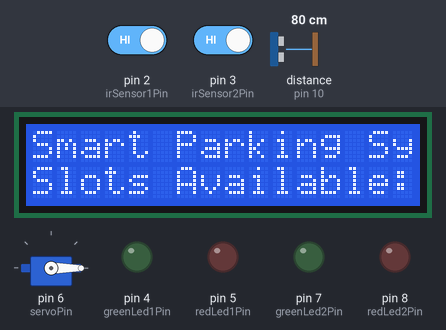
A sketch run on a simulated Arduino Uno, built with avr-gcc and run on an emulated ATmega328P. Shown: servo, 16×2 character LCD, output pins drawn as LEDs (lit = HIGH). Wiring (inferred from the names in the program): ultrasonic range finder: trigger pin 9; echo pin 10. The inputs (shaded band) are chosen by the test bench; at power-on: distance to the obstacle (sensor on pin 10) 80 cm, pin 2 (irSensor1Pin) HIGH, pin 3 (irSensor2Pin) HIGH. The echo pulse lasts 58.3 µs per cm; pins used as bus, display or sensor lines are not drawn; what the sketch prints to the serial monitor is not drawn.

Above: at 1.2 s.
1.3 s: distance to the obstacle (sensor on pin 10) set to 19 cm
2.8 s: distance to the obstacle (sensor on pin 10) set to 15 cm
At 3.6 s:
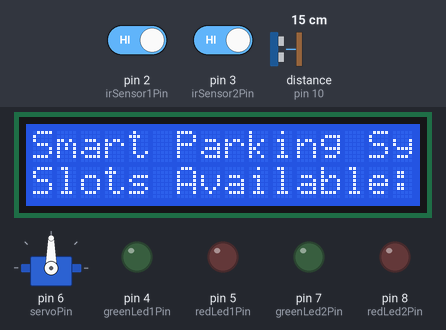
4.6 s: pin 2 (irSensor1Pin) driven LOW
At 5.3 s:
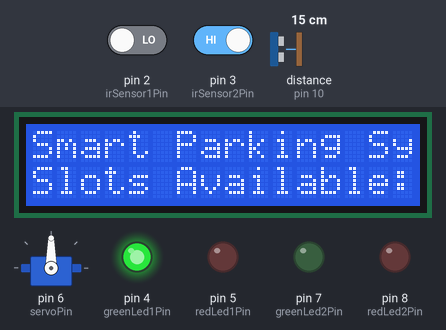
6.1 s: pin 3 (irSensor2Pin) driven LOW
At 7.5 s:
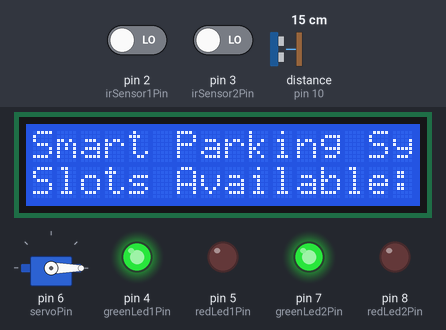
8.1 s: pin 2 (irSensor1Pin) driven HIGH
At 9.2 s:
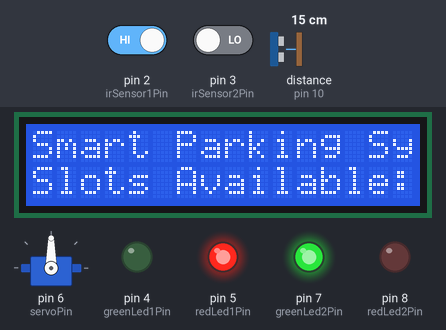
9.6 s: pin 3 (irSensor2Pin) driven HIGH
At 10.8 s:
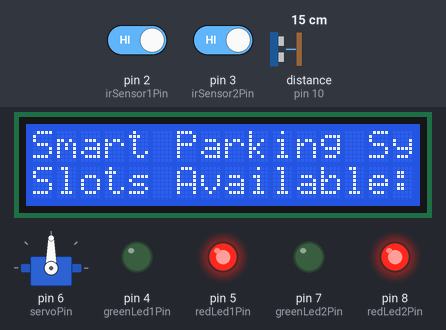
Timing chart, 0 to 12.1 s (numbered marks = the images above; inputs shaded):
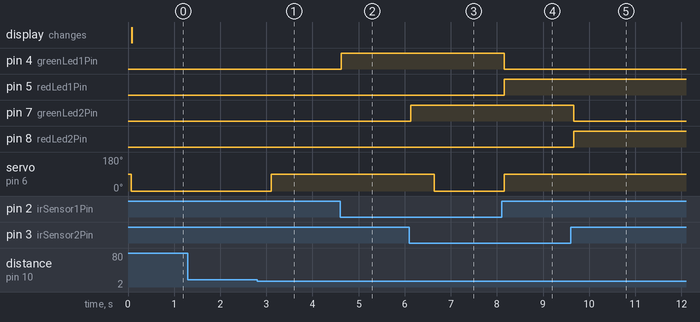

The sketch:

SmartParking.ino
```cpp
#include <Servo.h>
#include <LiquidCrystal.h>

// Pin configuration
const int trigPin = 9;
const int echoPin = 10;
const int servoPin = 6;
// IR Sensor pins
const int irSensor1Pin = 2;
const int irSensor2Pin = 3;

// LED pins
const int greenLed1Pin = 4;
const int redLed1Pin = 5;
const int greenLed2Pin = 7;
const int redLed2Pin = 8;

// LCD pins
const int lcdRsPin = 12;
const int lcdEnPin = 11;
const int lcdD4Pin = A0;
const int lcdD5Pin = A1;
const int lcdD6Pin = A2;
const int lcdD7Pin = A3;

// Set up the servo motor
Servo myServo;

// Set up the LCD
LiquidCrystal lcd(lcdRsPin, lcdEnPin, lcdD4Pin, lcdD5Pin, lcdD6Pin, lcdD7Pin);

// Variables for ultrasonic sensor
long duration;
int distance;

// Variables for IR sensors
int irSensor1State = 0;
int irSensor2State = 0;
int irSensor1LastState = HIGH;  // Last state of IR sensor 1 (initially no vehicle)
int irSensor2LastState = HIGH;  // Last state of IR sensor 2 (initially no vehicle)

// Variables for slots
int totalSlots = 2;
int availableSlots = totalSlots;

void setup() {
  // Initialize the servo motor
  myServo.attach(servoPin);

  // Initialize ultrasonic sensor pins
  pinMode(trigPin, OUTPUT);
  pinMode(echoPin, INPUT);

  // Initialize IR sensor pins
  pinMode(irSensor1Pin, INPUT);
  pinMode(irSensor2Pin, INPUT);

  // Initialize LED pins
  pinMode(greenLed1Pin, OUTPUT);
  pinMode(redLed1Pin, OUTPUT);
  pinMode(greenLed2Pin, OUTPUT);
  pinMode(redLed2Pin, OUTPUT);

  // Initialize LCD
  lcd.begin(16, 2);
  lcd.print("Smart Parking System");
  lcd.setCursor(0, 1);
  lcd.print("Slots Engaged: ");
  lcd.print(availableSlots);

  // Start serial communication for debugging
  Serial.begin(9600);

  // Initially set the servo to closed position (0 degrees)
  myServo.write(0);
}

void loop() {
  // Send a pulse to trigger the ultrasonic sensor
  digitalWrite(trigPin, LOW);
  delayMicroseconds(2);
  digitalWrite(trigPin, HIGH);
  delayMicroseconds(10);
  digitalWrite(trigPin, LOW);

  // Read the pulse from the echo pin
  duration = pulseIn(echoPin, HIGH);

  // Calculate the distance in cm
  distance = duration * 0.034 / 2;

  // Print distance to Serial Monitor for debugging
  Serial.print("Distance: ");
  Serial.print(distance);
  Serial.println(" cm");

  // If distance is less than a threshold (e.g., 17 cm) and available slots are greater than 0, open the gate (servo motor)
  if (distance < 17 && availableSlots > 0) {
    // Open the gate (servo at 90 degrees)
    myServo.write(90);
  } else {
    // Close the gate (servo at 0 degrees)
    myServo.write(0);
  }

  // IR Sensor 1 logic: if detected (LOW), turn on green LED, else red LED
  irSensor1State = digitalRead(irSensor1Pin);
  if (irSensor1State == LOW && irSensor1LastState == HIGH) {
    // A vehicle just entered the parking slot
    if (availableSlots > 0) {
      availableSlots--;
    }
    digitalWrite(greenLed1Pin, HIGH);  // Turn on green LED
    digitalWrite(redLed1Pin, LOW);     // Turn off red LED
  } else if (irSensor1State == HIGH && irSensor1LastState == LOW) {
    // A vehicle just exited the parking slot
    if (availableSlots < totalSlots) {
      availableSlots++;
    }
    digitalWrite(greenLed1Pin, LOW);   // Turn off green LED
    digitalWrite(redLed1Pin, HIGH);    // Turn on red LED
  }
  irSensor1LastState = irSensor1State; // Update the last state

  // IR Sensor 2 logic: if detected (LOW), turn on green LED, else red LED
irSensor2State = digitalRead(irSensor2Pin);
if (irSensor2State == LOW && irSensor2LastState == HIGH) {
  // A vehicle just entered the parking slot
  if (availableSlots > 0) {
    availableSlots--;
  }
  digitalWrite(greenLed2Pin, HIGH);  // Turn on green LED
  digitalWrite(redLed2Pin, LOW);     // Turn off red LED
} else if (irSensor2State == HIGH && irSensor2LastState == LOW) {
  // A vehicle just exited the parking slot
  if (availableSlots < totalSlots) {
    availableSlots++;
  }
  digitalWrite(greenLed2Pin, LOW);   // Turn off green LED
  digitalWrite(redLed2Pin, HIGH);    // Turn on red LED
}
irSensor2LastState = irSensor2State; // Update the last state
  // Ensure availableSlots is within valid range
  if (availableSlots < 0) {
    availableSlots = 0;
  } else if (availableSlots > totalSlots) {
    availableSlots = totalSlots;
  }

  // Update the LCD display with the current number of available slots
  lcd.setCursor(0, 1);
  lcd.print("Slots Available: ");
  lcd.print(availableSlots);
  lcd.print("   "); // Clear any remaining characters

  // Optional: Add a safety check to prevent the servo from moving too quickly
  if (distance < 17 && myServo.read() == 0 && availableSlots > 0) {
    myServo.write(90);
  } else if (distance >= 17 && myServo.read() == 90) {
    myServo.write(0);
  }

  // Delay before the next reading
  delay(500);
}
```

Measured:
- the behaviour switches between 18 and 17 cm on distance to the obstacle (sensor on pin 10) (found by bisection; images 0 and 1)
- after the input at 1.3 s, every drawn part: stays the same
- after the input at 2.8 s, servo on pin 6 (servoPin): 0° → 90° after 0.31 s
- after the input at 4.6 s, pin 4 (greenLed1Pin): LOW → HIGH at once
- after the input at 6.1 s, pin 7 (greenLed2Pin): LOW → HIGH at once; servo on pin 6 (servoPin): 90° → 0° after 0.54 s
- after the input at 8.1 s, pin 4 (greenLed1Pin): HIGH → LOW after 0.06 s; pin 5 (redLed1Pin): LOW → HIGH after 0.06 s; servo on pin 6 (servoPin): 0° → 90° after 0.06 s
- after the input at 9.6 s, pin 7 (greenLed2Pin): HIGH → LOW after 0.07 s; pin 8 (redLed2Pin): LOW → HIGH after 0.07 s
